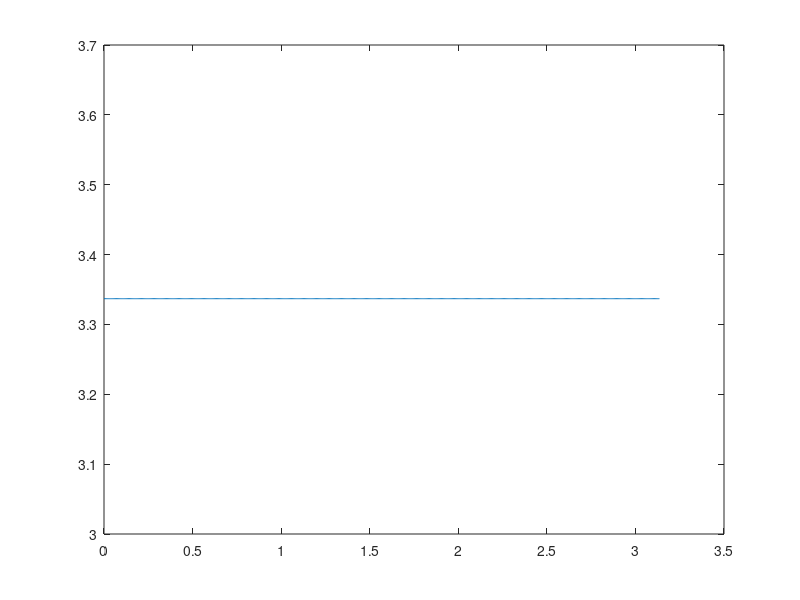

This chart was generated by the following MATLAB code:
%Aula 10

clc;
clear all;
close all;

% M=66;
% n=0:M;
% hd=sin(.3*pi*(n-M/2+eps))./(pi*(n-M/2+eps));
% w=hamming(M+1);
% 
% h=hd'.*hamming(M+1);
% [H,W]=freqz(h);
% plot(W, abs(H));
% hold on;
% 
% M=80;
% n=0:M;
% hd=sin(.3*pi*(n-M/2+eps))./(pi*(n-M/2+eps));
% w=hamming(M+1);
% 
% h=hd'.*hamming(M+1);
% [H,W]=freqz(h);
% plot(W, abs(H),'r');
% 
% hold on;
% 
% M=150000;
% n=0:M;
% hd=sin(.3*pi*(n-M/2+eps))./(pi*(n-M/2+eps));
% w=hamming(M+1);
% 
% h=hd'.*hamming(M+1);
% [H,W]=freqz(h);
% plot(W, abs(H),'k');

%Janela ajustavel -> Kaiser:

w = 0.1*pi;
A = 50;
beta = .58452*(A-21)^.4+0.07886*(A-21)
M = (A-8)/(2.285*w);

M = 60;
n = (0:M)';
hd= sin(.3*pi*(n-M/2+eps))./(.3*pi*(n-M/2+eps));
h =hd'*kaiser(M+1,beta);
[H,W] = freqz(h);
plot(W,H);